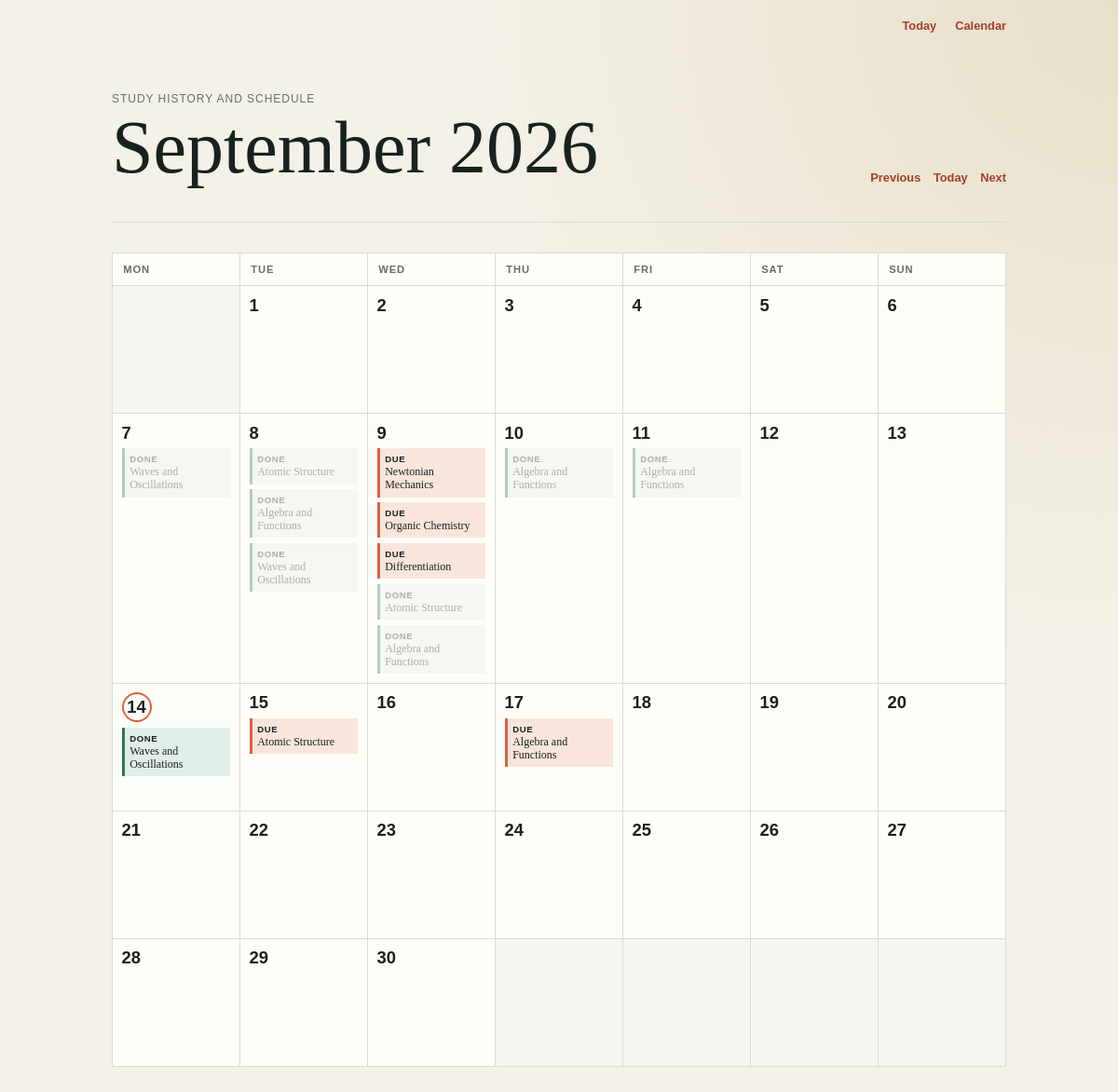
/calendar, run on an earlier commit of the app's database.
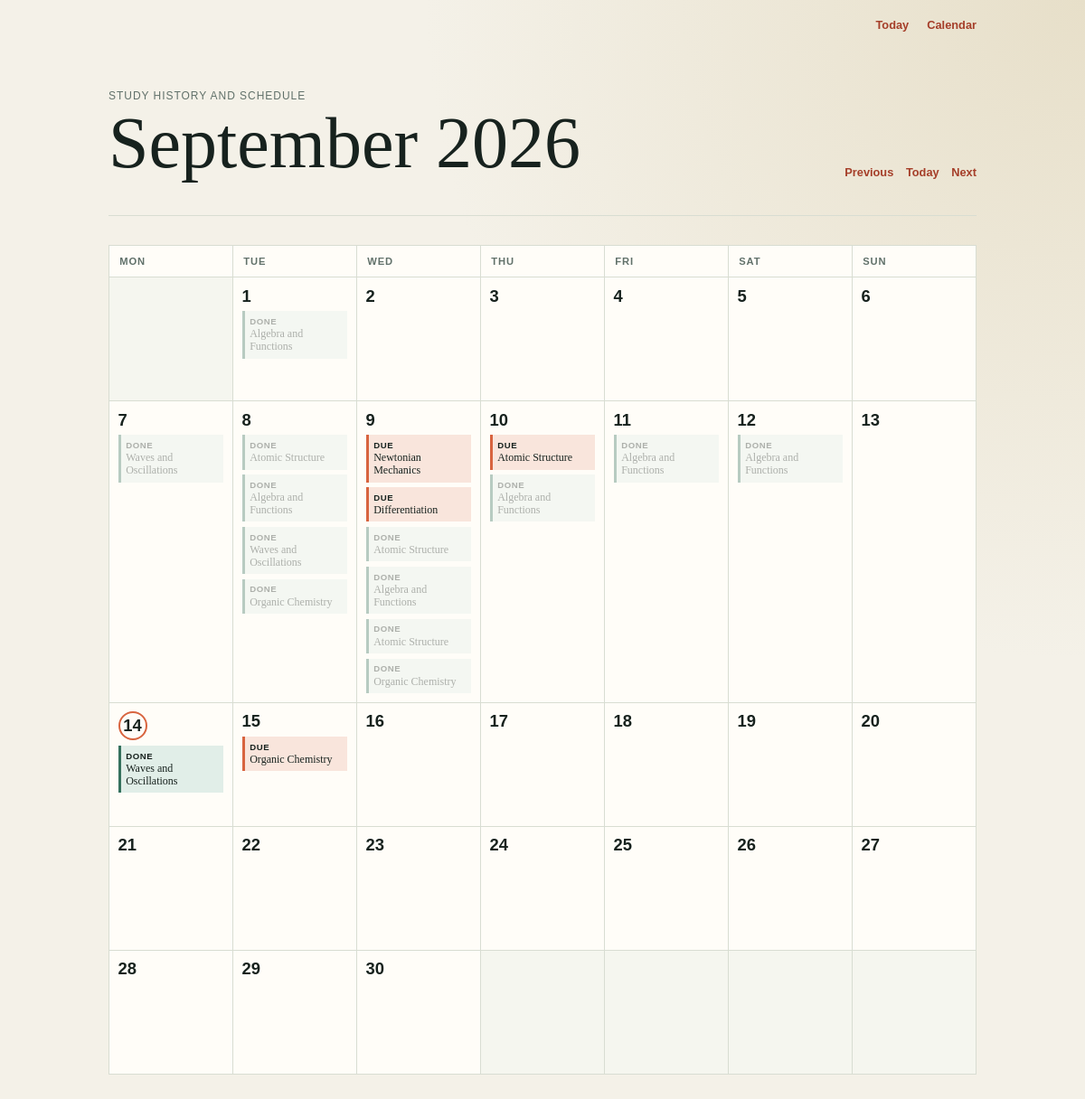
And on a later commit of the database.
### app.py (models this page shows, shortened)
class Review(db.Model):
    __tablename__ = 'reviews'
    id = db.Column(db.Integer, primary_key=True)
    topic_id = db.Column(db.Integer, db.ForeignKey('topics.id'), nullable=False)
    grade = db.Column(db.Integer, nullable=False)
    reviewed_at = db.Column(db.DateTime, default=utc_now_naive, nullable=False)
    topic = db.relationship('Topic', back_populates='reviews')

class Topic(db.Model):
    __tablename__ = 'topics'
    id = db.Column(db.Integer, primary_key=True)
    subject = db.Column(db.String(100), nullable=False)       # e.g., "Physics"
    title = db.Column(db.String(150), nullable=False)         # e.g., "Newtonian Mechanics"
    interval = db.Column(db.Integer, default=0)               # Days until next review
    repetition = db.Column(db.Integer, default=0)             # Successful review streak
    ease_factor = db.Column(db.Float, default=2.5)            # Interval multiplier
    due_date = db.Column(db.DateTime, default=utc_now_naive) # When it should appear on the to-do list
    reviews = db.relationship('Review', back_populates='topic', cascade='all, delete-orphan')
    def review(self, grade, reviewed_at=None):
        """Apply an SM-2 review grade and schedule the next review."""
        if grade not in {1, 3, 5}:
            raise ValueError('grade must be 1, 3, or 5')
        quality_gap = 5 - grade
        self.ease_factor = max(
            1.3,
            self.ease_factor + 0.1 - quality_gap * (0.08 + quality_gap * 0.02),
        )
        if grade == 1:
            self.repetition = 0
            self.interval = 1
        elif self.repetition == 0:
            self.repetition = 1
            self.interval = 1
        elif self.repetition == 1:
            self.repetition = 2
            self.interval = 6
        else:
            self.interval = max(1, round(self.interval * self.ease_factor))
            self.repetition += 1
        review_start = reviewed_at or utc_now_naive()
        self.due_date = review_start + timedelta(days=self.interval)

### app.py (the view)
@app.route('/calendar')
def calendar_view():
    today = local_now().date()
    try:
        year = int(request.args.get('year', today.year))
        month = int(request.args.get('month', today.month))
        month_start = date(year, month, 1)
    except (TypeError, ValueError):
        abort(400, description='Invalid calendar month.')
    month_end = date(
        year, month, calendar_module.monthrange(year, month)[1]
    )
    local_range_start = datetime.combine(
        month_start, datetime.min.time(), tzinfo=LOCAL_TIMEZONE
    )
    local_range_end = datetime.combine(
        month_end + timedelta(days=1), datetime.min.time(), tzinfo=LOCAL_TIMEZONE
    )
    range_start = local_datetime_to_utc_naive(local_range_start)
    range_end = local_datetime_to_utc_naive(local_range_end)
    due_topics = Topic.query.filter(
        Topic.due_date >= range_start,
        Topic.due_date < range_end,
    ).order_by(Topic.due_date.asc()).all()
    reviews = Review.query.filter(
        Review.reviewed_at >= range_start,
        Review.reviewed_at < range_end,
    ).order_by(Review.reviewed_at.asc()).all()
    due_by_date = defaultdict(list)
    for topic in due_topics:
        due_by_date[utc_naive_to_local_date(topic.due_date)].append(topic)
    reviews_by_date = defaultdict(list)
    for review in reviews:
        reviews_by_date[utc_naive_to_local_date(review.reviewed_at)].append(review)
    weeks = []
    for week in calendar_module.monthcalendar(year, month):
        days = []
        for day_number in week:
            day = date(year, month, day_number) if day_number else None
            days.append(day)
        weeks.append(days)
    previous_month = month_start - timedelta(days=1)
    next_month = month_end + timedelta(days=1)
    current_week_start = today - timedelta(days=today.weekday())
    current_week_end = current_week_start + timedelta(days=6)
    return render_template(
        'calendar.html',
        month_name=month_start.strftime('%B %Y'),
        weeks=weeks,
        today=today,
        due_by_date=due_by_date,
        reviews_by_date=reviews_by_date,
        current_week_start=current_week_start,
        current_week_end=current_week_end,
        previous_month=previous_month,
        next_month=next_month,
    )

### app.py (called while the page is built)
def local_now():
    return datetime.now(timezone.utc).astimezone(LOCAL_TIMEZONE)

def local_datetime_to_utc_naive(value):
    return value.astimezone(timezone.utc).replace(tzinfo=None)

def utc_naive_to_local_date(value):
    return value.replace(tzinfo=timezone.utc).astimezone(LOCAL_TIMEZONE).date()

### templates/calendar.html (shortened to what this page needs)
{% extends "layout.html" %}
{% block content %}
    <main class="calendar-page">
        <header class="calendar-header">
            <div>
                <p class="eyebrow">Study history and schedule</p>
                <h1>{{ month_name }}</h1>
            </div>
            <div class="month-nav" aria-label="Change month">
                <a href="{{ url_for('calendar_view', year=previous_month.year, month=previous_month.month) }}">Previous</a>
                <a href="{{ url_for('calendar_view') }}">Today</a>
                <a href="{{ url_for('calendar_view', year=next_month.year, month=next_month.month) }}">Next</a>
            </div>
        </header>
        <section class="calendar" aria-label="{{ month_name }} study calendar">
            <div class="weekday-row">
                {% for weekday in ('Monday', 'Tuesday', 'Wednesday', 'Thursday', 'Friday', 'Saturday', 'Sunday') %}
                    <div class="weekday">{{ weekday[:3] }}</div>
                {% endfor %}
            </div>
            {% for week in weeks %}
                <div class="calendar-week">
                    {% for day in week %}
                        <div class="calendar-day{% if not day %} outside-month{% endif %}{% if day == today %} today{% endif %}{% if day %} drop-target{% endif %}"{% if day %} data-target-date="{{ day.isoformat() }}"{% endif %}>
                            {% if day %}
                                <div class="desktop-day-content">
                                    <time datetime="{{ day.isoformat() }}" class="day-number">{{ day.day }}</time>
                                    {% for topic in due_by_date.get(day, []) %}
                                        <div class="calendar-item upcoming topic-trigger draggable-topic{% if day > current_week_end %} future-scheduled{% endif %}" draggable="true" data-topic-id="{{ topic.id }}" data-reschedule-url="{{ url_for('reschedule_topic', topic_id=topic.id) }}" data-title="{{ topic.title }}" data-subject="{{ topic.subject }}" data-review-date="{{ day.isoformat() }}" data-repetition="{{ topic.repetition }}" data-interval="{{ topic.interval }}" data-ease-factor="{{ '%.2f'|format(topic.ease_factor) }}">
                                            <span class="item-label">Due</span>
                                            <span>{{ topic.title }}</span>
                                        </div>
                                    {% endfor %}
                                    {% for review in reviews_by_date.get(day, []) %}
                                        <div class="calendar-item completed topic-trigger draggable-topic{% if day < current_week_start %} past-reviewed{% endif %}" draggable="true" data-topic-id="{{ review.topic.id }}" data-reschedule-url="{{ url_for('reschedule_topic', topic_id=review.topic.id) }}" data-title="{{ review.topic.title }}" data-subject="{{ review.topic.subject }}" data-review-date="{{ day.isoformat() }}" data-repetition="{{ review.topic.repetition }}" data-interval="{{ review.topic.interval }}" data-ease-factor="{{ '%.2f'|format(review.topic.ease_factor) }}">
                                            <span class="item-label">Done</span>
                                            <span>{{ review.topic.title }}</span>
                                        </div>
                                    {% endfor %}
                                </div>
                            {% endif %}
                        </div>
                    {% endfor %}
                </div>
            {% endfor %}
        </section>
    </main>
{% endblock %}

### templates/layout.html (shortened to what this page needs)
<!DOCTYPE html>
<html lang="en">
    <head>
        <link rel="stylesheet" href="{{ url_for('static', filename='style.css') }}">
    </head>
    <body>
        <nav class="site-nav" aria-label="Main navigation">
            <a href="{{ url_for('index') }}">Today</a>
            <a href="{{ url_for('calendar_view') }}">Calendar</a>
        </nav>
        {% block content %}{% endblock %}
    </body>
</html>

### static/style.css (style rules this page uses)
* { box-sizing: border-box; }
:root { --ink: #17221e; --muted: #61716a; --paper: #f4f1e8; --surface: #fffdf8; --line: #d8ddd2; --accent: #d8643f; --accent-dark: #a53e29; }
body { margin: 0; color: var(--ink); background: radial-gradient(circle at top right, #e7dfc9, var(--paper) 42%); font-family: Georgia, "Times New Roman", serif; }
.site-nav { display: flex; justify-content: flex-end; gap: 1.25rem; width: min(960px, calc(100% - 2rem)); margin: 0 auto; padding: 1.25rem 0 0; font: 600 0.8rem "Trebuchet MS", sans-serif; }
.site-nav a, .month-nav a { color: var(--accent-dark); text-decoration: none; }
main { width: min(760px, calc(100% - 2rem)); margin: 0 auto; padding: 4rem 0; }
header { border-bottom: 1px solid var(--line); padding-bottom: 2rem; }
.eyebrow, .subject, .meta { margin: 0; color: var(--muted); font-family: "Trebuchet MS", sans-serif; font-size: 0.75rem; letter-spacing: 0.08em; text-transform: uppercase; }
h1 { margin: 0.45rem 0 0.6rem; font-size: clamp(2.5rem, 8vw, 5rem); font-weight: 400; line-height: 0.95; }
.calendar-page { width: min(960px, calc(100% - 2rem)); }
.calendar-header { display: flex; align-items: end; justify-content: space-between; gap: 1rem; }
.month-nav { display: flex; gap: 0.85rem; padding-bottom: 0.5rem; font: 600 0.8rem "Trebuchet MS", sans-serif; }
.calendar { margin-top: 2rem; border-top: 1px solid var(--line); border-left: 1px solid var(--line); background: var(--surface); }
.weekday-row, .calendar-week { display: grid; grid-template-columns: repeat(7, minmax(0, 1fr)); }
.weekday { padding: 0.7rem; border-right: 1px solid var(--line); border-bottom: 1px solid var(--line); color: var(--muted); font: 600 0.7rem "Trebuchet MS", sans-serif; letter-spacing: 0.08em; text-transform: uppercase; }
.calendar-day { min-height: 8.5rem; padding: 0; border-right: 1px solid var(--line); border-bottom: 1px solid var(--line); }
.calendar-day.outside-month { background: rgba(216, 221, 210, 0.25); }
.day-number { display: block; font: 600 1.15rem "Trebuchet MS", sans-serif; }
.calendar-day.today .day-number { display: grid; place-items: center; width: 2rem; height: 2rem; border: 2px solid var(--accent); border-radius: 50%; background: var(--surface); }
.desktop-day-content { display: block; min-height: 8.5rem; padding: 0.6rem; }
.calendar-item { display: grid; gap: 0.15rem; margin-top: 0.35rem; padding: 0.35rem; font-size: 0.75rem; line-height: 1.15; }
.draggable-topic { cursor: grab; }
.future-scheduled, .past-reviewed { opacity: 0.35; }
.topic-trigger { cursor: pointer; }
.calendar-item.upcoming { border-left: 3px solid var(--accent); background: #f9e5dc; }
.calendar-item.completed { border-left: 3px solid #35715d; background: #e1eee8; }
.item-label { font: 600 0.6rem "Trebuchet MS", sans-serif; letter-spacing: 0.06em; text-transform: uppercase; }

What changed in the data, as far as the page shows it:
no longer on this page (row edited): Topic: title "Algebra and Functions", shown under "17"
added Review: topic "Algebra and Functions", shown under "1"
added Review: topic "Organic Chemistry", shown under "8"
added Review: topic "Atomic Structure", shown under "9"
added Review: topic "Organic Chemistry", shown under "9"
changed Topic "Atomic Structure": moves from the list under "15" to the list under "10"
added Review: topic "Algebra and Functions", shown under "12"
changed Topic "Organic Chemistry": moves from the list under "9" to the list under "15"
